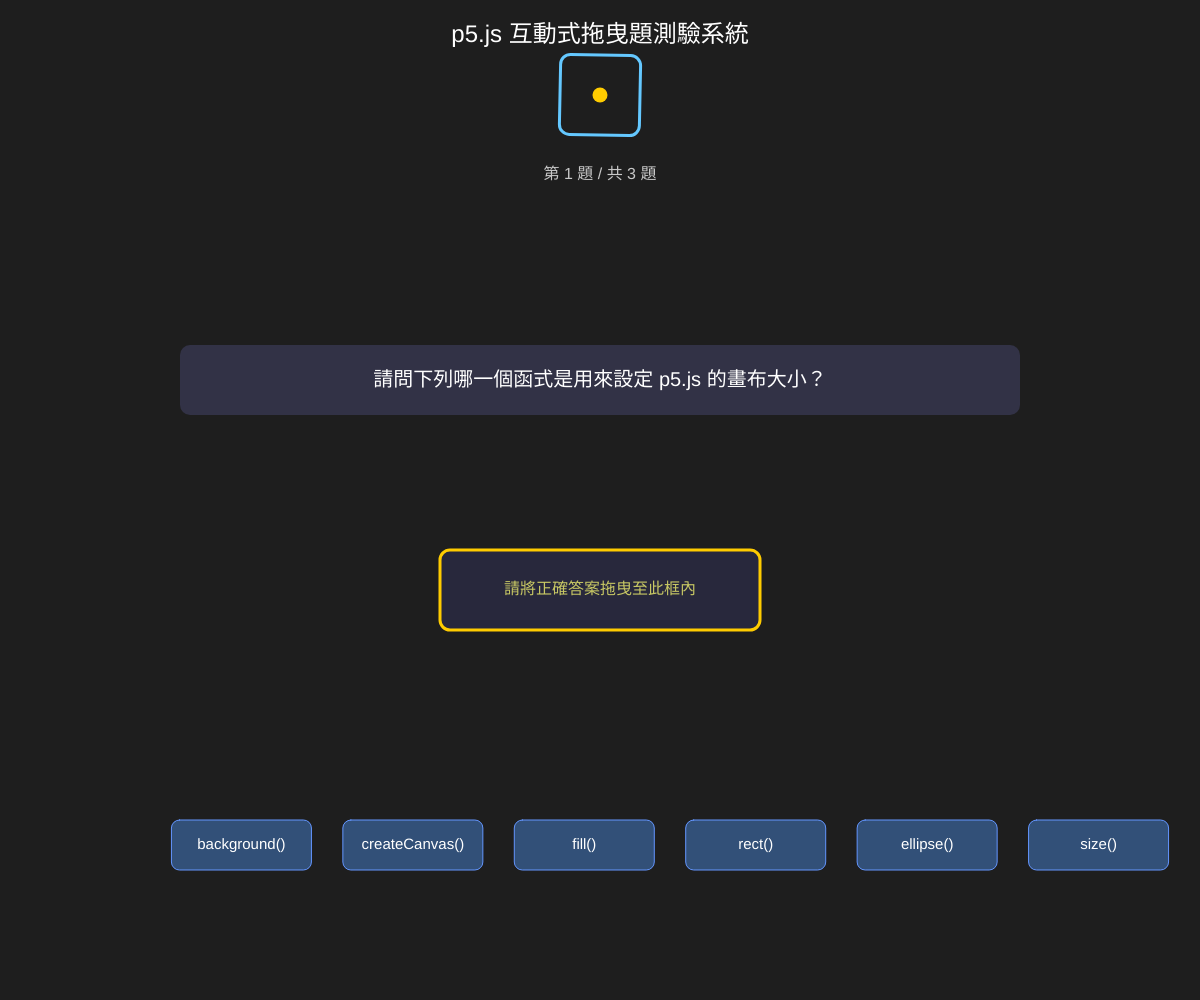
Frame 1 (no input)
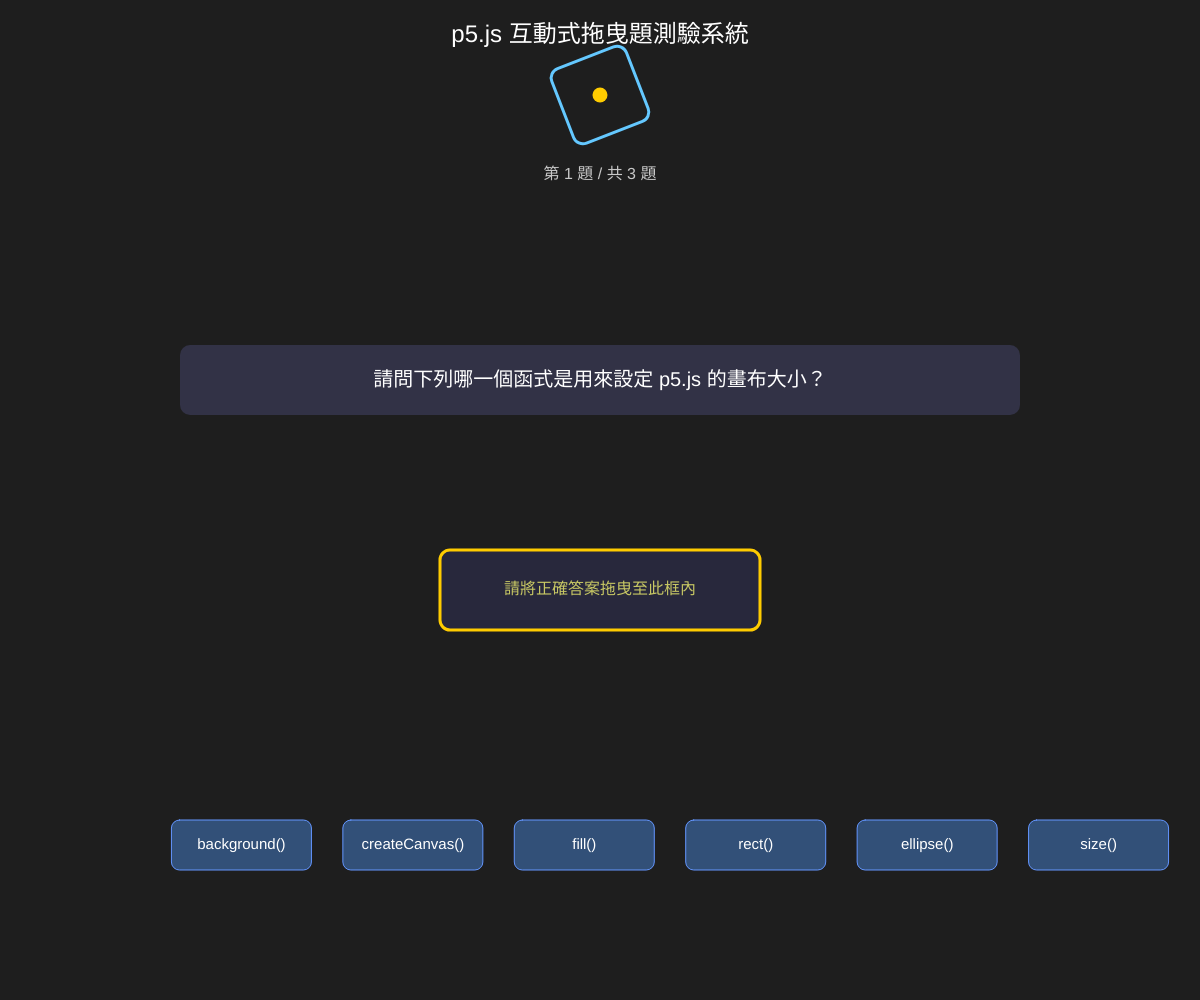
Frame 60 (no input)
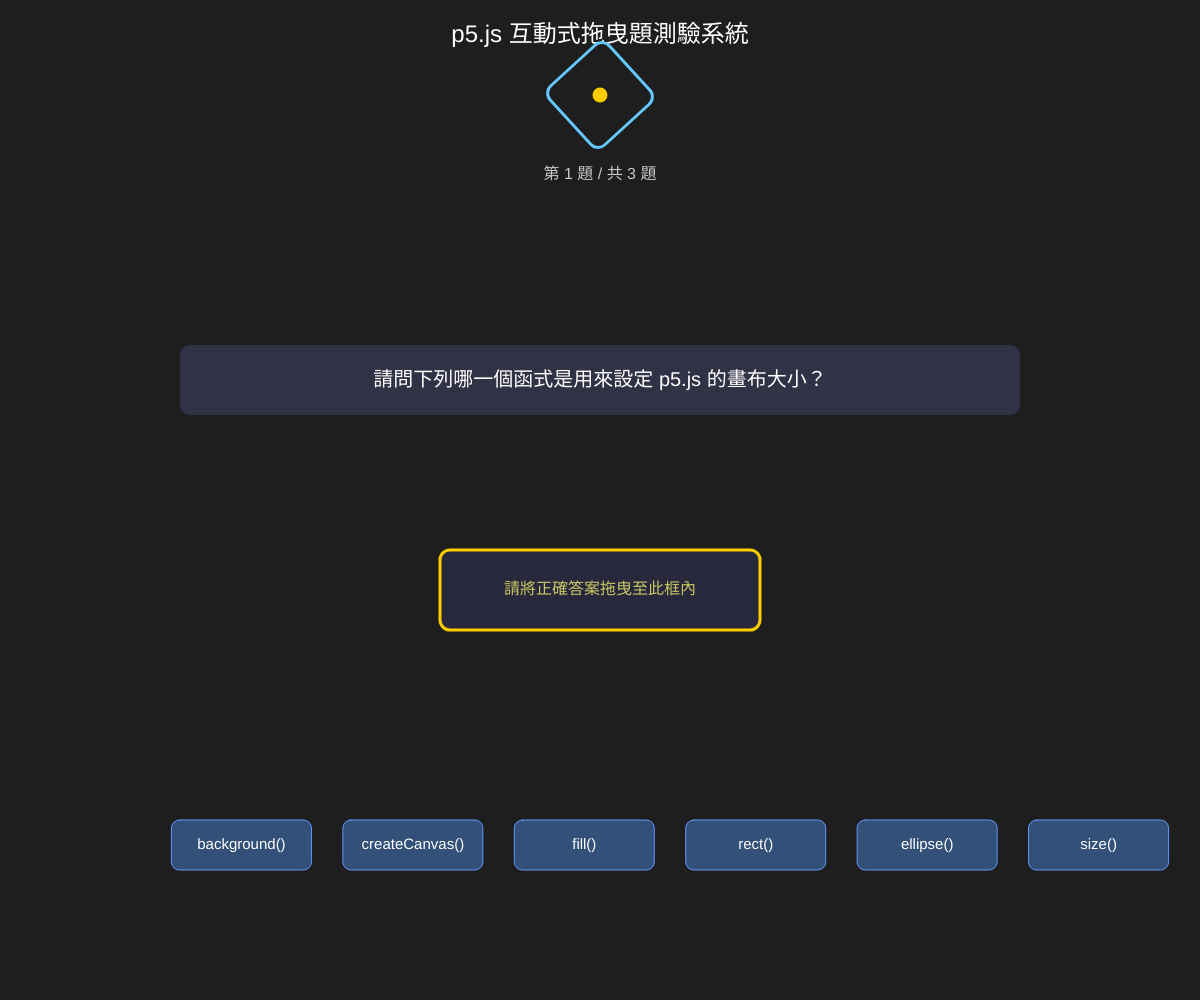
Frame 120 (the mouse pressed at the canvas centre since frame 60)

The p5.js sketch that drew these frames (run headless with seeded random() and noise() and a simulated clock; from frame 60 on, the mouse is pressed at the canvas centre):

// p5.js sketch
// ── sketch.js
// 定義題庫陣列，包含題目、6個選項、正確答案的索引
let questions = [
  {
    question: "請問下列哪一個函式是用來設定 p5.js 的畫布大小？",
    options: ["background()", "createCanvas()", "fill()", "rect()", "ellipse()", "size()"],
    correct: 1 // 正確答案是 createCanvas()，索引為 1
  },
  {
    question: "在 p5.js 中，哪一個內建函式會每秒重複執行多次，通常用於繪製動畫？",
    options: ["setup()", "preload()", "draw()", "mouseClicked()", "windowResized()", "loop()"],
    correct: 2 // 正確答案是 draw()，索引為 2
  },
  {
    question: "請問用來設定圖形『填滿顏色』的 p5.js 函式為何？",
    options: ["stroke()", "color()", "fill()", "tint()", "background()", "blend()"],
    correct: 2 // 正確答案是 fill()，索引為 2
  }
];

let currentQuestionIndex = 0; // 記錄目前進行到第幾題
let score = 0; // 記錄玩家得分
let isQuizFinished = false; // 判斷測驗是否已經結束

let draggableOptions = []; // 儲存下方文字選項物件的陣列
let targetZone = {}; // 放置答案的目標區域物件
let draggedItem = null; // 目前正在被滑鼠拖曳的選項
let feedbackMessage = ""; // 答題後的即時回饋訊息
let feedbackTimer = 0; // 控制回饋訊息顯示時間的計時器

// setup 函式在網頁載入時執行一次，用於初始化設定
function setup() {
  // 建立一個佔滿整個瀏覽器視窗的畫布
  createCanvas(windowWidth, windowHeight);
  // 設定文字對齊方式為置中與垂直置中
  textAlign(CENTER, CENTER);
  // 初始化第一道題目與其對應的拖曳選項
  initQuestion(currentQuestionIndex);
}

// draw 函式每秒執行約 60 次，負責畫面持續刷新與繪製
function draw() {
  // 設定畫布背景顏色為深灰色
  background(30);

  // 繪製上方的動態視覺區塊（取代 GIF 檔案，避免讀取不到而卡住）
  drawHeaderAnimation();

  // 若測驗尚未結束，繪製題目與互動介面
  if (!isQuizFinished) {
    drawQuizInterface();
  } else {
    // 若測驗結束，顯示結算畫面
    drawResultScreen();
  }
}

// 初始化指定索引的題目與選項位置
function initQuestion(index) {
  draggableOptions = []; // 清空上一題的選項
  feedbackMessage = ""; // 清空回饋訊息

  let currentQ = questions[index]; // 取得當前題目物件
  let totalOptions = currentQ.options.length; // 選項總數（此處為6個）

  // 計算下方選項的排版參數（支援響應式，自動計算間距）
  let spacingX = width / (totalOptions + 1); // 每個選項在水平方向的平均間距

  for (let i = 0; i < totalOptions; i++) {
    // 建立每個選項的物件資料
    let opt = {
      text: currentQ.options[i], // 選項文字
      index: i, // 選項原本的索引
      // 初始位置設定在畫布下方區塊，平均橫向排列
      x: spacingX * (i + 1),
      y: height * 0.82,
      baseX: spacingX * (i + 1), // 記錄原始X座標以便重置
      baseY: height * 0.82, // 記錄原始Y座標
      w: 140, // 選項方塊寬度
      h: 50,  // 選項方塊高度
      isDragging: false // 是否正在被拖曳的旗標
    };
    draggableOptions.push(opt); // 將選項加入陣列
  }

  // 設定上方放置答案的目標區域（Drop Zone）
  targetZone = {
    x: width / 2 - 160,
    y: height * 0.55,
    w: 320,
    h: 80
  };
}

// 繪製上方動態視覺區塊（用程式碼動態繪製，確保不會發生載入失敗）
function drawHeaderAnimation() {
  // 繪製上方標題文字
  fill(255);
  textSize(24);
  text("p5.js 互動式拖曳題測驗系統", width / 2, 35);

  // 繪製一個帶有動態發光與轉動效果的圖形來代替 GIF 動畫
  let boxSize = 80;
  let boxX = width / 2;
  let boxY = 95;

  push();
  translate(boxX, boxY);
  // 讓矩形隨著時間緩慢旋轉，製造動態效果
  rotate(frameCount * 0.02);
  
  noFill();
  stroke(100, 200, 255);
  strokeWeight(3);
  rectMode(CENTER);
  rect(0, 0, boxSize, boxSize, 10);
  pop();

  // 裝飾用小圓圈
  fill(255, 204, 0);
  noStroke();
  ellipse(width / 2, boxY, 15, 15);
}

// 繪製測驗主介面（題目、目標放置區、文字選項）
function drawQuizInterface() {
  // 繪製進度文字
  fill(200);
  textSize(16);
  text(`第 ${currentQuestionIndex + 1} 題 / 共 ${questions.length} 題`, width / 2, 175);

  // 繪製題目面板背景
  fill(50, 50, 70);
  noStroke();
  rectMode(CENTER);
  rect(width / 2, height * 0.38, width * 0.7, 70, 10);

  // 繪製題目文字
  fill(255);
  textSize(20);
  rectMode(CORNER); // 恢復預設模式
  text(questions[currentQuestionIndex].question, width / 2 - width * 0.33, height * 0.38 - 25, width * 0.66, 50);

  // 繪製答案放置目標區（Drop Zone）
  stroke(255, 204, 0);
  strokeWeight(3);
  // 如果有選項正在靠近或懸停，變更背景色提示
  if (draggedItem && isOverTarget(draggedItem)) {
    fill(70, 90, 50);
  } else {
    fill(40, 40, 60);
  }
  rect(targetZone.x, targetZone.y, targetZone.w, targetZone.h, 10);

  // 目標區提示文字
  noStroke();
  fill(200, 200, 100);
  textSize(16);
  text("請將正確答案拖曳至此框內", targetZone.x + targetZone.w / 2, targetZone.y + targetZone.h / 2);

  // 迴圈繪製下方 6 個拖曳選項
  for (let i = 0; i < draggableOptions.length; i++) {
    let opt = draggableOptions[i];

    // 如果選項正在被拖曳，跟隨滑鼠座標移動
    if (opt.isDragging) {
      opt.x = mouseX - opt.w / 2;
      opt.y = mouseY - opt.h / 2;
    }

    // 繪製選項卡片外框與背景
    stroke(100, 150, 255);
    strokeWeight(1);
    // 滑鼠懸停時改變顏色提供互動回饋
    if (isMouseOver(opt)) {
      fill(70, 130, 220);
    } else {
      fill(50, 80, 120);
    }
    rect(opt.x, opt.y, opt.w, opt.h, 8);

    // 繪製選項文字
    noStroke();
    fill(255);
    textSize(15);
    text(opt.text, opt.x + opt.w / 2, opt.y + opt.h / 2);
  }

  // 顯示即時回饋訊息（答對或答錯提示）
  if (feedbackMessage !== "") {
    fill(255, 100, 100);
    if (feedbackMessage.includes("正確")) {
      fill(100, 255, 100);
    }
    textSize(22);
    text(feedbackMessage, width / 2, height * 0.70);
    
    // 計時自動跳轉下一題
    if (millis() > feedbackTimer) {
      feedbackMessage = "";
      currentQuestionIndex++;
      if (currentQuestionIndex >= questions.length) {
        isQuizFinished = true; // 題目做完，進入結算畫面
      } else {
        initQuestion(currentQuestionIndex); // 載入下一題
      }
    }
  }
}

// 繪製測驗結束後的結算畫面
function drawResultScreen() {
  fill(50, 50, 80);
  stroke(100, 200, 255);
  strokeWeight(2);
  rectMode(CENTER);
  rect(width / 2, height / 2, 450, 250, 15);

  noStroke();
  fill(255);
  textSize(28);
  text("測驗結束！", width / 2, height / 2 - 60);

  textSize(20);
  text(`您的最終得分：${score} / ${questions.length}`, width / 2, height / 2 - 10);

  // 繪製重新開始按鈕
  fill(70, 180, 100);
  rect(width / 2 - 90, height / 2 + 40, 180, 45, 8);
  fill(255);
  textSize(16);
  text("再玩一次", width / 2, height / 2 + 62);
  rectMode(CORNER); // 恢復預設
}

// 滑鼠按下事件：當使用者點擊畫面時觸發
function mousePressed() {
  // 如果測驗已結束，點擊「再玩一次」按鈕重新開始
  if (isQuizFinished) {
    let btnX = width / 2 - 90;
    let btnY = height / 2 + 40;
    let btnW = 180;
    let btnH = 45;
    if (mouseX >= btnX && mouseX <= btnX + btnW && mouseY >= btnY && mouseY <= btnY + btnH) {
      currentQuestionIndex = 0;
      score = 0;
      isQuizFinished = false;
      initQuestion(currentQuestionIndex);
    }
    return;
  }

  // 如果目前已經顯示回饋訊息，鎖定滑鼠避免重複點擊
  if (feedbackMessage !== "") return;

  // 檢查是否點擊了任何一個下方選項
  for (let i = 0; i < draggableOptions.length; i++) {
    let opt = draggableOptions[i];
    if (isMouseOver(opt)) {
      opt.isDragging = true; // 標記該選項為拖曳中
      draggedItem = opt;     // 記錄當前被拖曳的物件
      break;
    }
  }
}

// 滑鼠放開事件：當使用者鬆開滑鼠時觸發
function mouseReleased() {
  if (draggedItem) {
    draggedItem.isDragging = false; // 取消拖曳狀態

    // 檢查是否放在目標答案區塊內
    if (isOverTarget(draggedItem)) {
      let currentQ = questions[currentQuestionIndex];
      
      // 判斷放下的選項是否為正確答案
      if (draggedItem.index === currentQ.correct) {
        feedbackMessage = "答對了！太棒了！";
        score++; // 分數加一
      } else {
        feedbackMessage = `答錯了！正確答案是：${currentQ.options[currentQ.correct]}`;
      }
      // 設定 1.8 秒後自動進入下一題
      feedbackTimer = millis() + 1800;
    } else {
      // 如果沒有放在目標區內，將選項滑回原位
      draggedItem.x = draggedItem.baseX;
      draggedItem.y = draggedItem.baseY;
    }

    draggedItem = null; // 清空當前拖曳物件記錄
  }
}

// 輔助函式：檢查滑鼠是否在指定選項範圍內
function isMouseOver(opt) {
  return mouseX >= opt.x && mouseX <= opt.x + opt.w && mouseY >= opt.y && mouseY <= opt.y + opt.h;
}

// 輔助函式：檢查選項是否被拖曳放置在目標答案區域內
function isOverTarget(opt) {
  let optCenterX = opt.x + opt.w / 2;
  let optCenterY = opt.y + opt.h / 2;
  return (
    optCenterX >= targetZone.x &&
    optCenterX <= targetZone.x + targetZone.w &&
    optCenterY >= targetZone.y &&
    optCenterY <= targetZone.y + targetZone.h
  );
}

// 視窗大小改變事件：支援響應式網頁，當瀏覽器視窗大小改變時自動調整畫布與元件位置
function windowResized() {
  resizeCanvas(windowWidth, windowHeight);
  if (!isQuizFinished) {
    initQuestion(currentQuestionIndex); // 重新計算當前題目的排版與座標
  }
}
